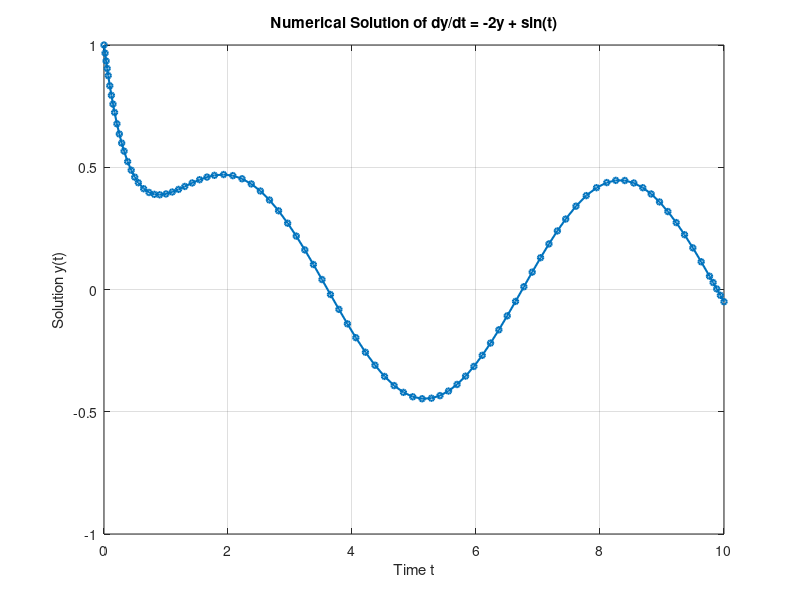

Reproduce this figure in MATLAB.
% MATLAB Sample: Numerical Methods (Solving an ODE)
% This script uses ode45 to solve a standard first-order differential equation.
% Equation: dy/dt = -2*y + sin(t), with initial condition y(0) = 1.

clc; clear; close all;

% Define the time span for simulation
tspan = [0 10];

% Define initial condition
y0 = 1;

% Solve the ODE using ode45
% The ODE function is passed as an anonymous function @(t,y)
[t, y] = ode45(@(t,y) -2*y + sin(t), tspan, y0);

% Plot the numerical solution
figure;
plot(t, y, '-o', 'MarkerSize', 4, 'LineWidth', 1.5);
grid on;
title('Numerical Solution of dy/dt = -2y + sin(t)');
xlabel('Time t');
ylabel('Solution y(t)');
